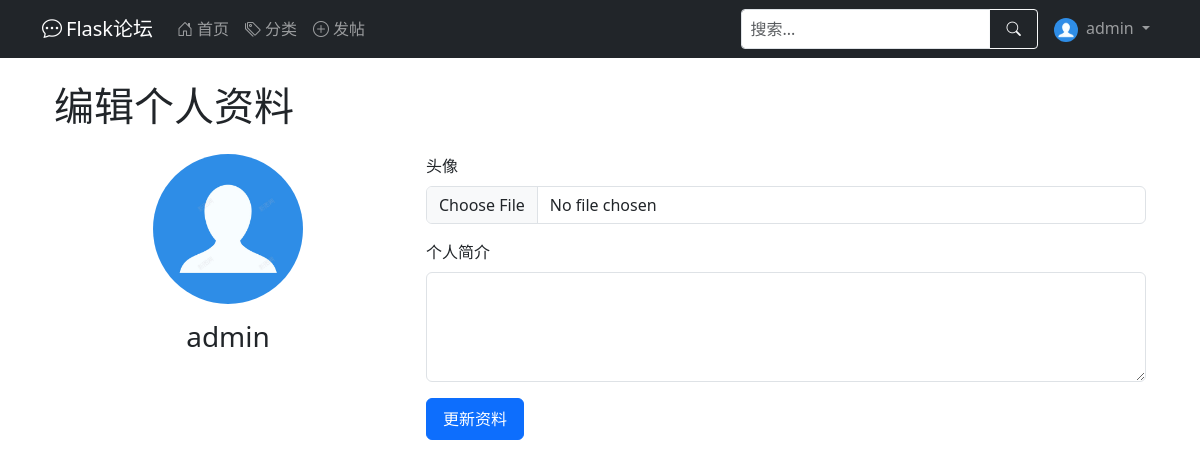
Page /profile/admin on the earlier database version.
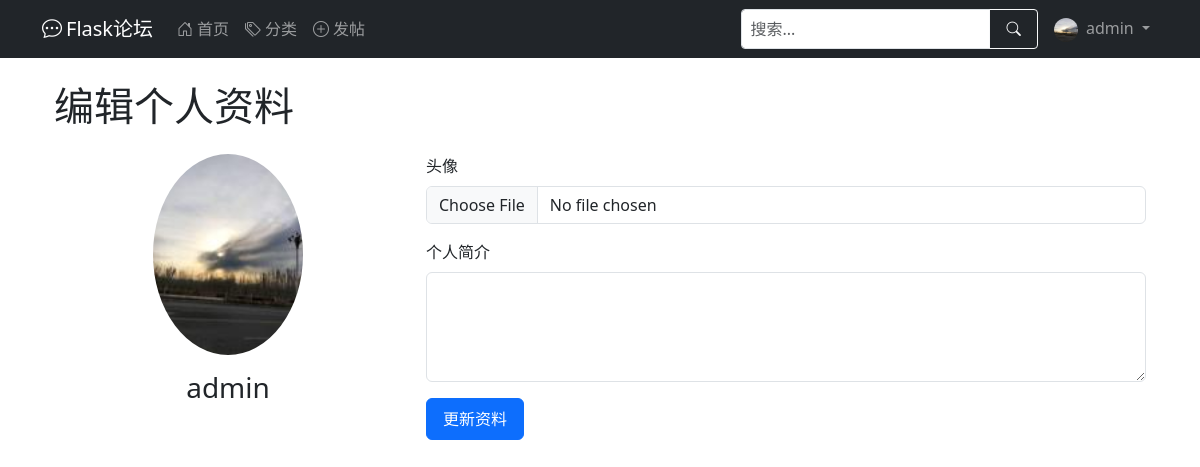
Same page on the later database version.
### app/models.py (models this page shows, shortened)
class User(UserMixin, db.Model):
    __tablename__ = 'user'
    id = db.Column(db.Integer, primary_key=True)
    username = db.Column(db.String(64), index=True, unique=True, nullable=False)
    email = db.Column(db.String(120), index=True, unique=True, nullable=False)
    password_hash = db.Column(db.String(128), nullable=False)
    created_at = db.Column(db.DateTime, default=datetime.utcnow)
    last_seen = db.Column(db.DateTime, default=datetime.utcnow)
    about_me = db.Column(db.Text)
    avatar = db.Column(db.String(120), default='default.jpg')  # 头像
    permissions = db.Column(db.Integer, default=Permissions.USER)
    posts = db.relationship('Post', backref='author', lazy='dynamic')  # 在Post处能查到作者，用法：Post.author
    def avatar_url(self):
        return url_for('static', filename=f'profile_pics/{self.avatar}', _external=True)

### app/routes.py (the view)
@main.route('/profile/<username>')  # 点击编辑资料按钮后的路由
def profile(username):
    user = User.query.filter_by(username=username).first_or_404()
    form = ProfileForm()
    return render_template('edit_profile.html', current_user=user, form=form)

### app/forms.py
class ProfileForm(FlaskForm):  # 个人信息上传表单
    avatar = FileField('头像', validators=[
        FileAllowed(['jpg', 'jpeg', 'png'], '只允许上传图片文件')
    ])
    about_me = TextAreaField('个人简介', validators=[Length(max=200)])
    submit = SubmitField('更新资料')

### app/templates/edit_profile.html (shortened to what this page needs)
{% extends "base.html" %}
{% block content %}
<div class="container mt-4">
    <h1 class="mb-4">编辑个人资料</h1>
    <div class="row">
        <div class="col-md-4">
            <div class="text-center">
                <img src="{{ current_user.avatar_url() }}"
                     class="rounded-circle mb-3" width="150" alt="头像">
                <h3>{{ current_user.username }}</h3>
            </div>
        </div>
        <div class="col-md-8">
            <form method="POST" enctype="multipart/form-data">
                <div class="mb-3">
                    {{ form.avatar.label(class="form-label") }}
                    {{ form.avatar(class="form-control") }}
                </div>
                <div class="mb-3">
                    {{ form.about_me.label(class="form-label") }}
                    {{ form.about_me(class="form-control", rows=4) }}
                </div>
                {{ form.submit(class="btn btn-primary") }}
            </form>
        </div>
    </div>
</div>
{% endblock %}

### app/templates/base.html (shortened to what this page needs)
<!DOCTYPE html>
<html lang="zh" data-bs-theme="auto">
<head>
    <link href="/static/css/bootstrap.min.css" rel="stylesheet">
    <link rel="stylesheet" href="/static/css/bootstrap-icons.css">
</head>
<body>
<nav class="navbar navbar-expand-lg navbar-dark bg-dark desktop-nav">
    <div class="container">
        <a class="navbar-brand" href="{{ url_for('main.index') }}">
            <i class="bi bi-chat-dots me-1"></i>Flask论坛
        </a>
        <div class="collapse navbar-collapse" id="mainNavbar">
            <ul class="navbar-nav me-auto">
                <li class="nav-item">
                    <a class="nav-link" href="{{ url_for('main.index') }}">
                        <i class="bi bi-house-door me-1"></i>首页
                    </a>
                </li>
                <li class="nav-item">
                    <a class="nav-link" href="{{ url_for('main.list_categories') }}">
                        <i class="bi bi-tags me-1"></i>分类
                    </a>
                </li>
                <li class="nav-item">
                    <a class="nav-link" href="{{ url_for('main.create_post') }}">
                        <i class="bi bi-plus-circle me-1"></i>发帖
                    </a>
                </li>
            </ul>
            <form class="d-flex me-2 my-2 my-lg-0" action="{{ url_for('main.index') }}" method="get">
                <div class="input-group">
                    <input type="search" name="q" class="form-control form-control-sm" placeholder="搜索..."
                           aria-label="搜索" value="{{ request.args.get('q', '') }}">
                    <button class="btn btn-outline-light btn-sm" type="submit">
                        <i class="bi bi-search"></i>
                    </button>
                </div>
            </form>
            <ul class="navbar-nav">
                {% if current_user.is_authenticated %}
                <li class="nav-item dropdown">
                    <a class="nav-link dropdown-toggle" href="#" id="userDropdown" role="button"
                       data-bs-toggle="dropdown" aria-expanded="false">
                        <img src="{{ current_user.avatar_url() }}" class="rounded-circle me-1" width="24" height="24"
                             alt="头像">
                        {{ current_user.username }}
                    </a>
                </li>
                {% endif %}
            </ul>
        </div>
    </div>
</nav>
<main class="container mt-3 mb-5">
    {% block content %}{% endblock %}
</main>
</body>
</html>

Differences in the rows shown:
changed User "admin": avatar_url: picture added in place of a placeholder
